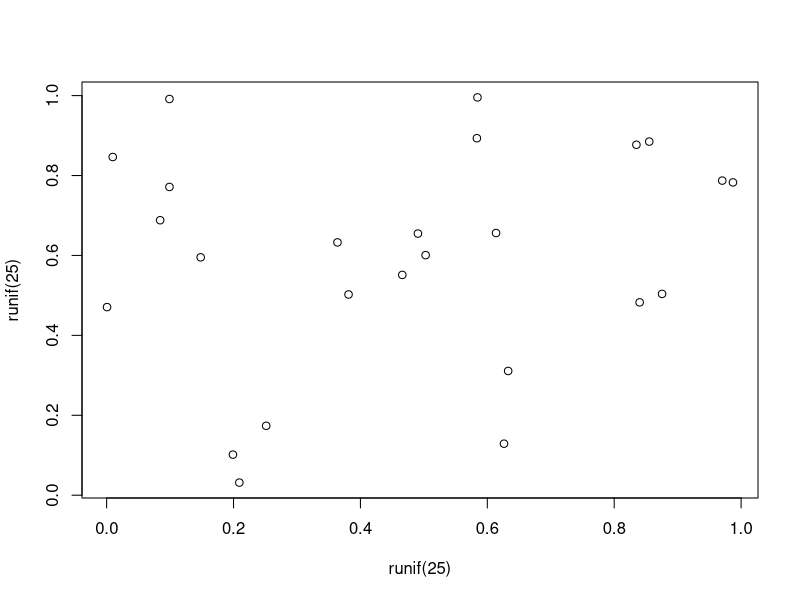

Recreate this plot in R.
## ---- chunk 1
#| echo: false

mydata <- c(33,70,80,43,81,34,93,47,33,75)
median_val <- median(mydata)
iqr_vals <- IQR(mydata,type=7)
n_obs <- length(mydata)

## ---- chunk 2
#| label: fig-meaningless
#| fig-cap: A meaningless scatterplot
#| fig-width: 5
#| fig-height: 5
#| fig-align: center
#| out-width: 50%
#| echo: false
plot(runif(25), runif(25))
## ---- chunk 3
#| label: tbl-simple
#| tbl-cap: Caption centered above table
#| echo: true
knitr::kable(head(mtcars)[,1:4])
